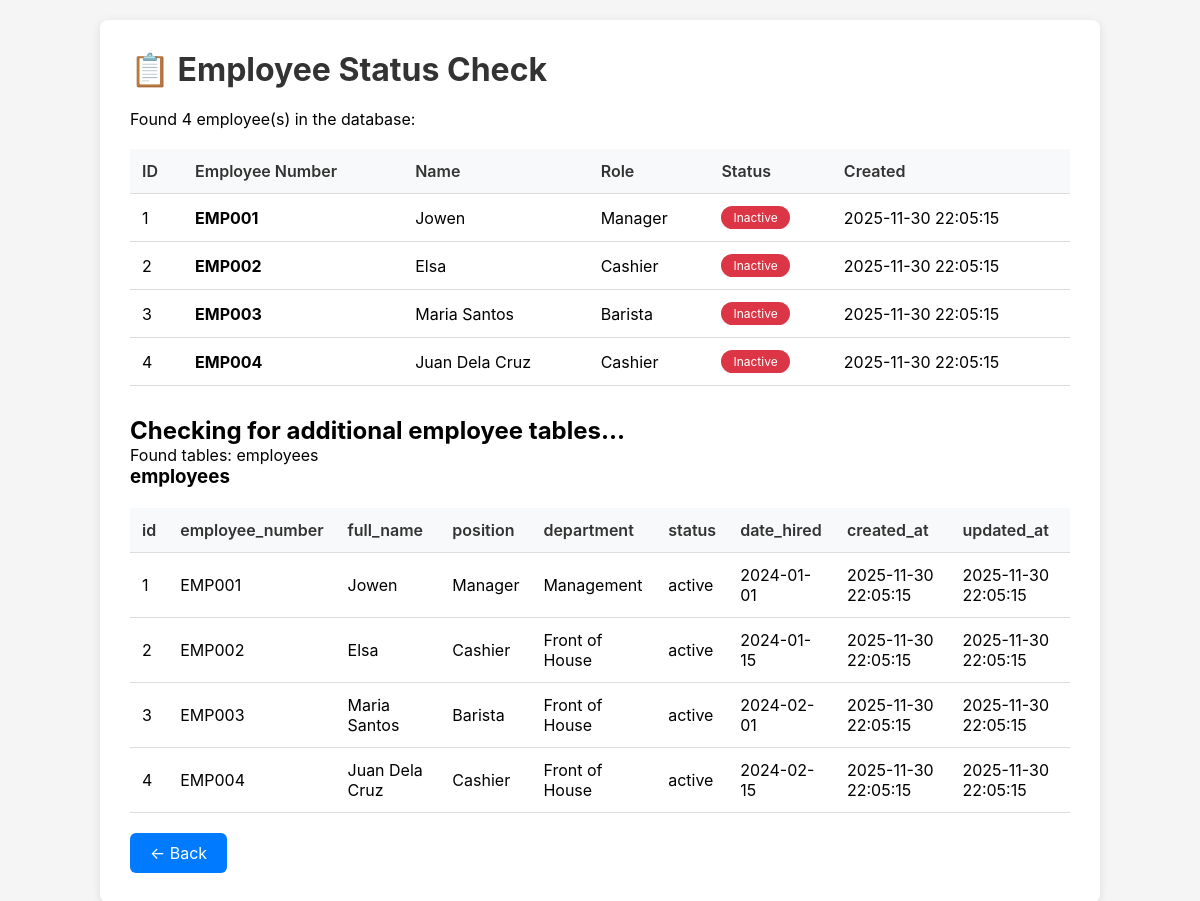
The app's page /check_employees.php with its own data.
### tables this page shows
CREATE TABLE staff_accounts (
    id INT UNSIGNED NOT NULL AUTO_INCREMENT PRIMARY KEY,
    role VARCHAR(64) NOT NULL COMMENT 'Manager, Cashier, Barista, etc',
    name VARCHAR(191) NOT NULL,
    employee_number VARCHAR(20) NULL UNIQUE COMMENT 'EMP001, EMP002, etc',
    status VARCHAR(32) NOT NULL DEFAULT 'Inactive',
    time_in DATETIME NULL,
    time_out DATETIME NULL,
    created_at TIMESTAMP NOT NULL DEFAULT CURRENT_TIMESTAMP,
    INDEX idx_employee_number (employee_number),
    INDEX idx_status (status)
);

CREATE TABLE employees (
    id INT UNSIGNED NOT NULL AUTO_INCREMENT PRIMARY KEY,
    employee_number VARCHAR(20) NOT NULL UNIQUE,
    full_name VARCHAR(191) NOT NULL,
    position VARCHAR(100) DEFAULT NULL,
    department VARCHAR(100) DEFAULT NULL,
    status ENUM('active', 'inactive', 'suspended') DEFAULT 'active',
    date_hired DATE DEFAULT NULL,
    created_at TIMESTAMP DEFAULT CURRENT_TIMESTAMP,
    updated_at TIMESTAMP DEFAULT CURRENT_TIMESTAMP ON UPDATE CURRENT_TIMESTAMP,
    INDEX idx_employee_number (employee_number),
    INDEX idx_status (status)
);

### check_employees.php (the view, shortened to what this page needs)
<!DOCTYPE html>
<html lang="en">
<head>
</head>
<body>
    <div class="container">
        <h1>📋 Employee Status Check</h1>
        <?php
        try {
            $pdo = getDatabaseConnection();
            if (!$pdo) {
                echo '<p style="color: #dc3545;">Database connection not available.</p>';
            } else {
                $stmt = $pdo->query("
                    SELECT id, employee_number, name, role, status, created_at
                    FROM staff_accounts
                    ORDER BY employee_number
                ");
                $employees = $stmt->fetchAll(PDO::FETCH_ASSOC);
                if (count($employees) > 0) {
                    echo '<p>Found ' . count($employees) . ' employee(s) in the database:</p>';
                    echo '<table>';
                    echo '<thead><tr>';
                    echo '<th>ID</th>';
                    echo '<th>Employee Number</th>';
                    echo '<th>Name</th>';
                    echo '<th>Role</th>';
                    echo '<th>Status</th>';
                    echo '<th>Created</th>';
                    echo '</tr></thead>';
                    echo '<tbody>';
                    foreach ($employees as $emp) {
                        $statusClass = $emp['status'] === 'Active' ? 'status-active' : 'status-inactive';
                        echo '<tr>';
                        echo '<td>' . htmlspecialchars($emp['id']) . '</td>';
                        echo '<td><strong>' . htmlspecialchars($emp['employee_number'] ?? 'NULL') . '</strong></td>';
                        echo '<td>' . htmlspecialchars($emp['name']) . '</td>';
                        echo '<td>' . htmlspecialchars($emp['role']) . '</td>';
                        echo '<td><span class="' . $statusClass . '">' . htmlspecialchars($emp['status']) . '</span></td>';
                        echo '<td>' . htmlspecialchars($emp['created_at']) . '</td>';
                        echo '</tr>';
                    }
                    echo '</tbody></table>';
                } else {
                    echo '<p style="color: #dc3545;">No employees found in staff_accounts table.</p>';
                }
                echo '<h2 style="margin-top: 30px;">Checking for additional employee tables...</h2>';
                $tables = $pdo->query("SHOW TABLES LIKE '%employ%'")->fetchAll(PDO::FETCH_COLUMN);
                if (count($tables) > 0) {
                    echo '<p>Found tables: ' . implode(', ', $tables) . '</p>';
                    foreach ($tables as $table) {
                        if ($table !== 'staff_accounts') {
                            echo '<h3>' . htmlspecialchars($table) . '</h3>';
                            $stmt = $pdo->query("SELECT * FROM `$table` LIMIT 10");
                            $rows = $stmt->fetchAll(PDO::FETCH_ASSOC);
                            if (count($rows) > 0) {
                                echo '<table>';
                                echo '<thead><tr>';
                                foreach (array_keys($rows[0]) as $col) {
                                    echo '<th>' . htmlspecialchars($col) . '</th>';
                                }
                                echo '</tr></thead>';
                                echo '<tbody>';
                                foreach ($rows as $row) {
                                    echo '<tr>';
                                    foreach ($row as $val) {
                                        echo '<td>' . htmlspecialchars($val ?? 'NULL') . '</td>';
                                    }
                                    echo '</tr>';
                                }
                                echo '</tbody></table>';
                            } else {
                                echo '<p>Table is empty.</p>';
                            }
                        }
                    }
                }
            }
        } catch (PDOException $e) {
            echo '<p style="color: #dc3545;">Database Error: ' . htmlspecialchars($e->getMessage()) . '</p>';
        }
        ?>
        <a href="index.php" class="back-btn">← Back</a>
    </div>
</body>
</html>

### check_employees.php (style rules this page uses)
* { margin: 0; padding: 0; box-sizing: border-box; }
body { font-family: -apple-system, BlinkMacSystemFont, 'Segoe UI', sans-serif; background: #f5f5f5; padding: 20px; }
.container { background: white; border-radius: 8px; box-shadow: 0 2px 10px rgba(0,0,0,0.1); max-width: 1000px; margin: 0 auto; padding: 30px; }
h1 { color: #333; margin-bottom: 20px; }
table { width: 100%; border-collapse: collapse; margin-top: 20px; }
th, td { padding: 12px; text-align: left; border-bottom: 1px solid #ddd; }
th { background: #f8f9fa; font-weight: 600; color: #333; }
.status-inactive { background: #dc3545; color: white; padding: 4px 12px; border-radius: 12px; font-size: 12px; display: inline-block; }
.back-btn { display: inline-block; background: #007bff; color: white; padding: 10px 20px; border-radius: 6px; text-decoration: none; margin-top: 20px; }

### records on screen
staff_accounts: id "1", employee_number "EMP001", name "Jowen", role "Manager", status "Inactive", created_at "2025-11-30 22:05:15"
staff_accounts: id "2", employee_number "EMP002", name "Elsa", role "Cashier", status "Inactive", created_at "2025-11-30 22:05:15"
staff_accounts: id "3", employee_number "EMP003", name "Maria Santos", role "Barista", status "Inactive", created_at "2025-11-30 22:05:15"
staff_accounts: id "4", employee_number "EMP004", name "Juan Dela Cruz", role "Cashier", status "Inactive", created_at "2025-11-30 22:05:15"
employees: id "1", employee_number "EMP001", full_name "Jowen", position "Manager", department "Management", status "active", date_hired "2024-01-01", val "2025-11-30 22:05:15"
employees: id "2", employee_number "EMP002", full_name "Elsa", position "Cashier", department "Front of House", status "active", date_hired "2024-01-15", val "2025-11-30 22:05:15"
employees: id "3", employee_number "EMP003", full_name "Maria Santos", position "Barista", department "Front of House", status "active", date_hired "2024-02-01", val "2025-11-30 22:05:15"
employees: id "4", employee_number "EMP004", full_name "Juan Dela Cruz", position "Cashier", department "Front of House", status "active", date_hired "2024-02-15", val "2025-11-30 22:05:15"

### other values on screen
count($employees) "4"
implode(', ', $tables) "employees"
$table "employees"
$col "id"
$col "employee_number"
$col "full_name"
$col "position"
$col "department"
$col "status"
$col "date_hired"
$col "created_at"
$col "updated_at"
